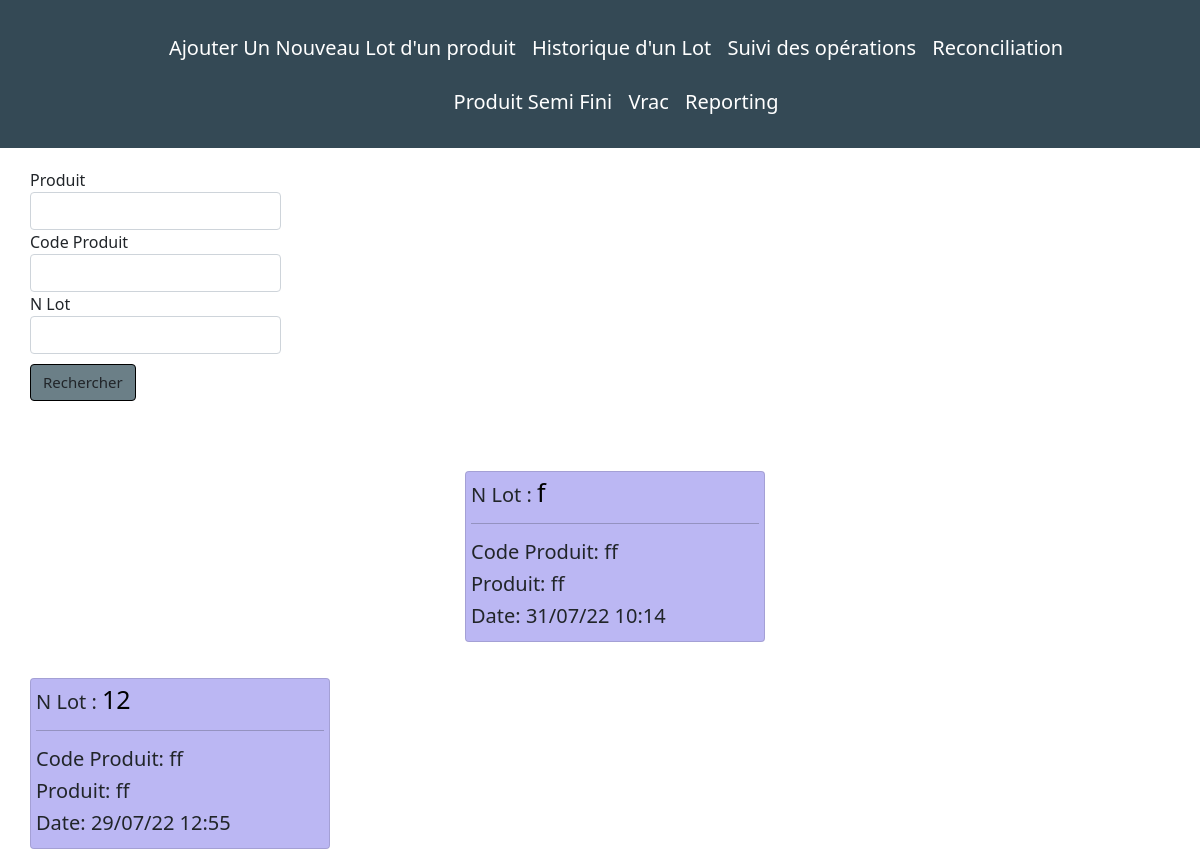
Page /show/ on the committed database.
### saisir/models.py (models this page shows, shortened)
class Produit(models.Model):
    code_Produit=models.CharField(max_length=1000)
    Produit=models.CharField(max_length=1000)
    N_Lot=models.OneToOneField(Lot,on_delete=models.CASCADE)
    date_created=models.DateTimeField(auto_now_add=True)
    class Meta:
        ordering=('-date_created',)
    @property
    def entre(self):
        entre=self.date_created.strftime("%d/%m/%y %H:%M")
        return entre

class Lot(models.Model):
    N_lot=models.CharField(primary_key=True,max_length=1000)
    def __str__(self):
        return f'{self.N_lot}'

### saisir/views.py (the view)
# urls.py: path('show/',views.show_lot,name='show-lot'),
def show_lot(request):
    posts=Produit.objects.all()
    myFilter=PostFilter(request.GET,queryset=posts)
    posts=myFilter.qs
    if request.method=='POST':
        form=SaisirForm3(request.POST)
        if form.is_valid():
            instance=form.save(commit=False)
            instance.N_Lot=request.N_Lot
            instance.save()
            return redirect('show-lot')
    else:
        form=SaisirForm3()
    context={
            'form':form,
            'posts':posts,
            'myFilter':myFilter,
        }
    return render(request,'affichage.html', context)

### saisir/forms.py
class SaisirForm3(forms.ModelForm):
    class Meta:
        model=Lot
        fields = ['N_lot']

### templates/affichage.html (shortened to what this page needs)
{% extends 'partials/base.html' %}
{% load crispy_forms_tags %}
{% block content %}
<div class="row">
  <div class="search " style="height:auto ; width: 275px; margin-top: 20px; margin-left: 30px; margin-bottom: 50px;" >
    <form  method="GET">
 {{myFilter.form  | crispy }}
<button class="btn" type="submit" style="margin-top: 10px">
  Rechercher
</button>
</form>
  </div>
</div>
  <div class="row">
    {% if posts %}
    {% for post in posts  %}
      <div class="contaff ">
      <div class="concard">
        <div class="card mb-3" style="height: auto; width: 300px;background-color: #b9b5f3f5 ; margin-left: 30px; margin-top: 20px; padding:5px ;" >
          <div class="row g-0">
            <div class="col">
             <h5> N Lot :
                <a href="{% url 'lot-detail' post.pk %}" style="text-decoration:none ;font-size:25px ; color:black ;"> {{post.N_Lot}}</a>
              </h5>
                <hr>
                <h5 >
                    Code Produit: {{post.code_Produit}}
                  </h5>
                  <h5 >  Produit: {{post.Produit}} </h5>
                <h5 > Date: {{post.entre}}</h5>
                </div>
            </div>
          </div>
        </div>
    </div>
  </div>
  {% endfor%}
{% endif %}
{% endblock %}

### templates/partials/base.html (style rules this page uses)
.btn { background-color:#6b7f87; border-color: black; font-size: 15px; }
.contaff { display: inline-flex; flex-wrap: wrap; justify-content: center; }

### rows in the picture
Produit: N_Lot "f", code_Produit "ff", Produit "ff", entre "31/07/22 10:14"
Produit: N_Lot "12", code_Produit "ff", Produit "ff", entre "29/07/22 12:55"
